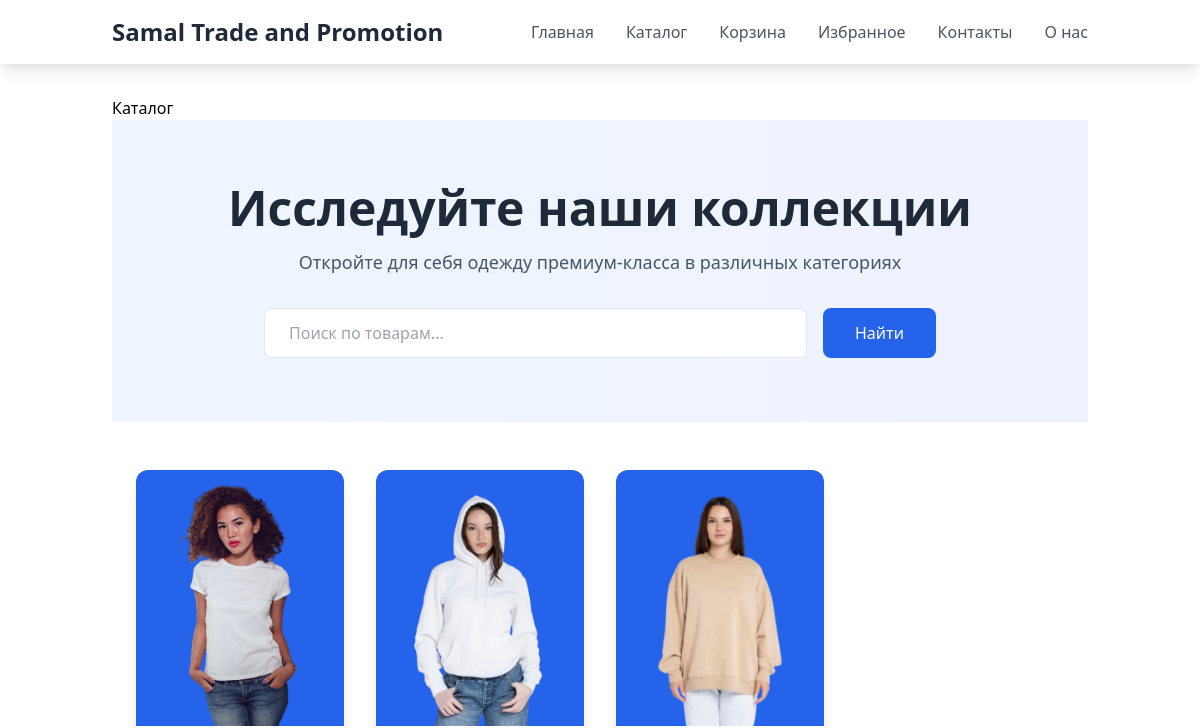
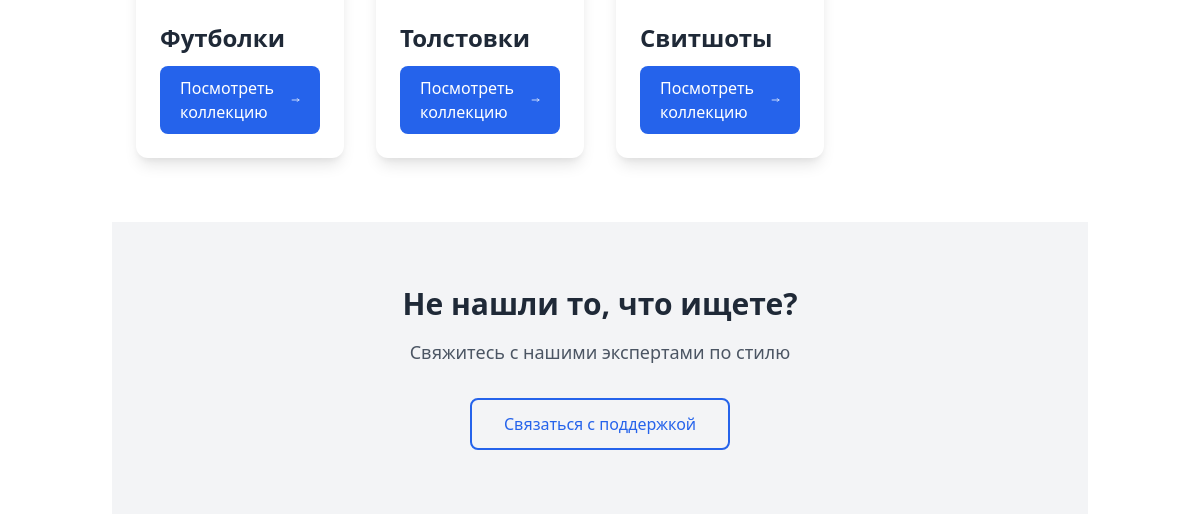
Page /category/ (upper part) on the earlier database version (2 pictures, top to bottom).
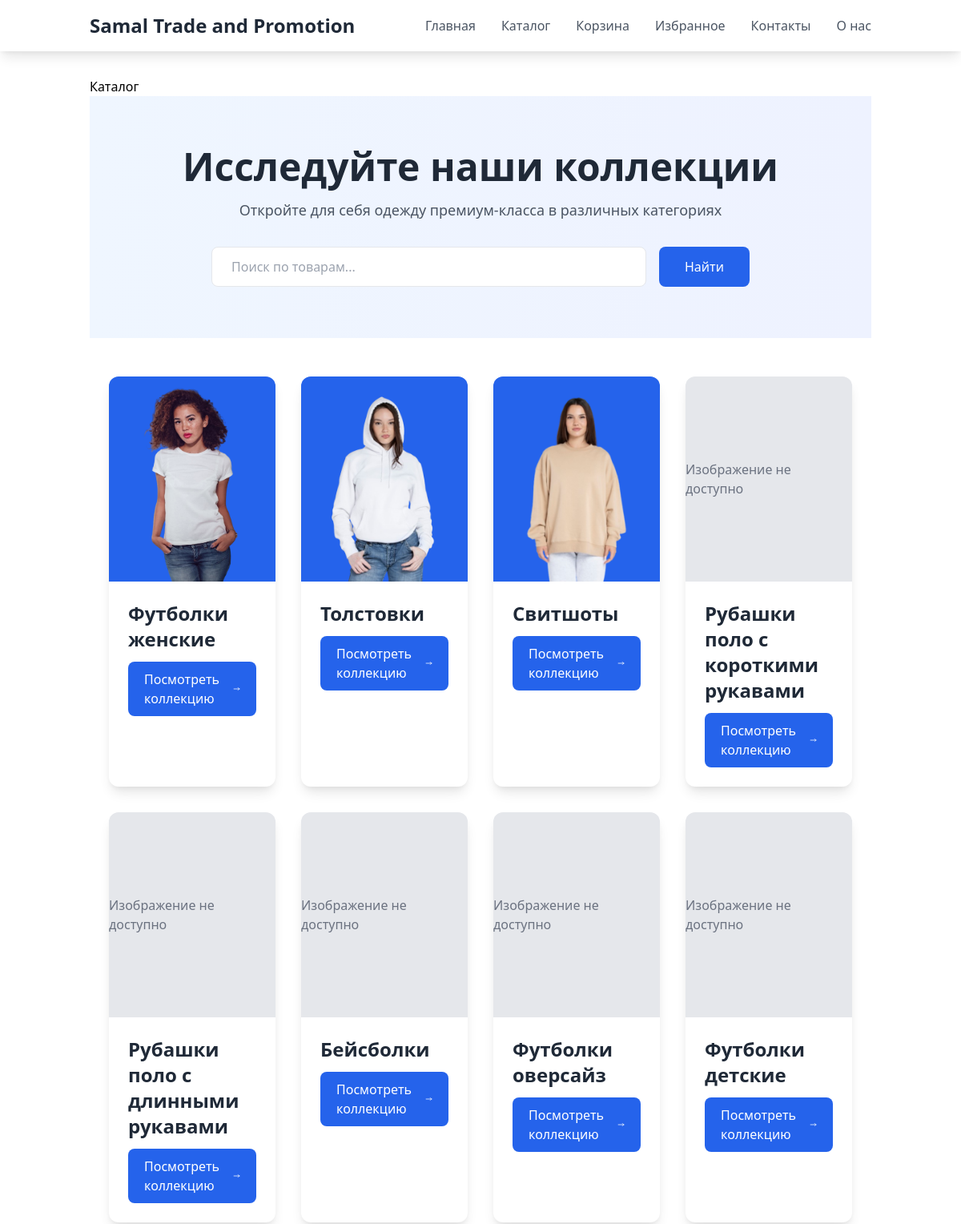
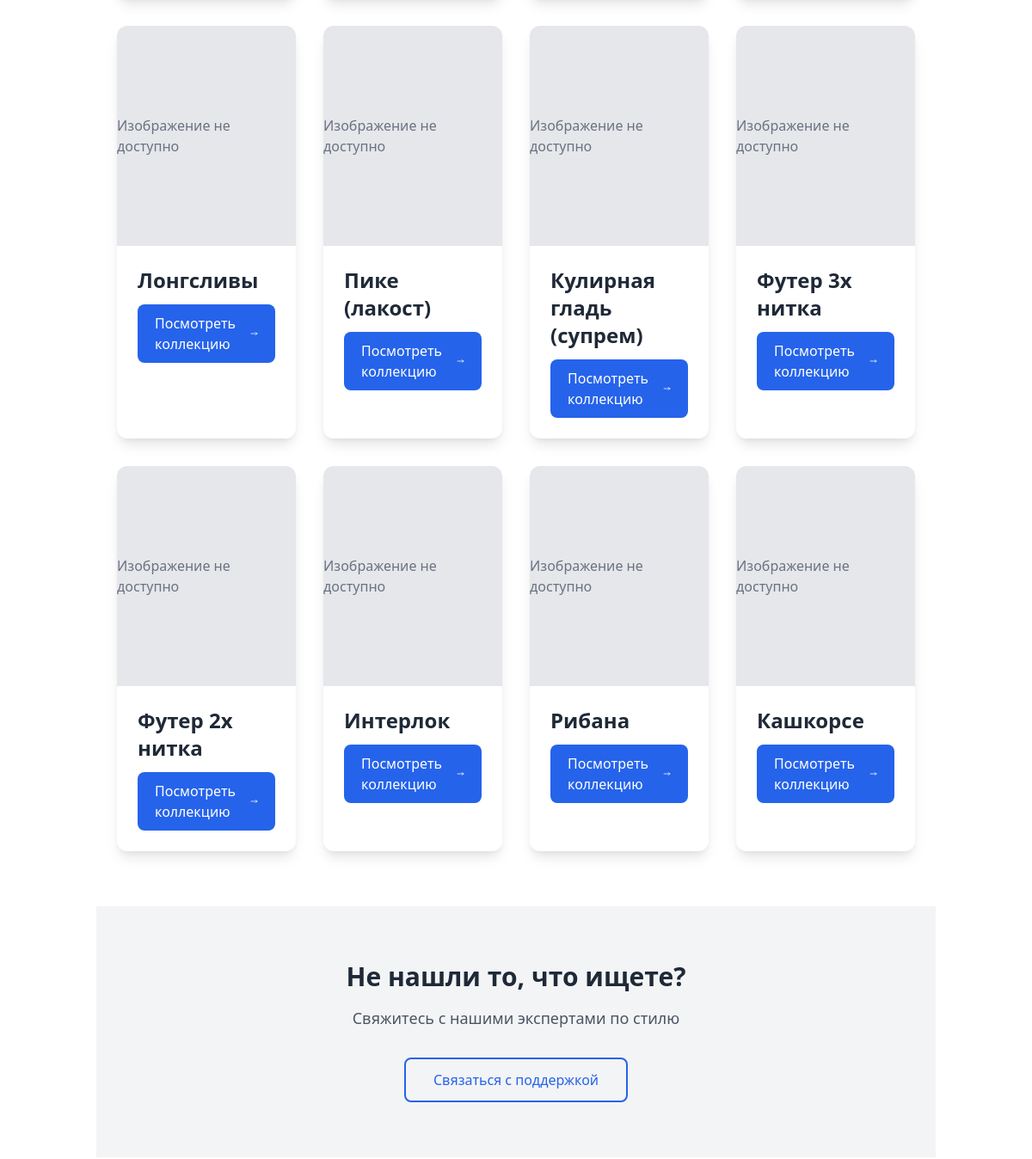
Same page on the later database version (2 pictures, top to bottom).
### samal/models.py (models this page shows, shortened)
class Category(models.Model):
    name = models.CharField(max_length=255, verbose_name='Название')
    slug = models.SlugField(max_length=255, unique=True, verbose_name='URL')
    image = models.ImageField(upload_to='category_images/', blank=True, null=True, verbose_name='Изображение')
    class Meta:
        verbose_name = 'Категория'
        verbose_name_plural = 'Категории'

### samal/views.py (the view)
# urls.py: path('category/', category, name='category'),
def category(request):
    categories = get_list_or_404(Category)
    context = {'categories': categories}
    return render(request, 'samal/category.html', context)

### templates/samal/category.html (shortened to what this page needs)
{% extends 'base.html' %}
{% block content %}
    {% block title %}Каталог{% endblock %}
    <section class="bg-gradient-to-r from-blue-50 to-indigo-50 py-16 mb-12">
        <div class="container mx-auto px-6 text-center">
            <h1 class="text-4xl md:text-5xl font-bold text-gray-800 mb-4 animate-slide-in">
                Исследуйте наши коллекции
            </h1>
            <p class="text-lg text-gray-600 max-w-2xl mx-auto mb-8">
                Откройте для себя одежду премиум-класса в различных категориях
            </p>
            <form method="GET" action="{% url 'search' %}" class="max-w-2xl mx-auto">
                <div class="flex flex-col sm:flex-row gap-4 justify-center">
                    <input type="text"
                           name="q"
                           placeholder="Поиск по товарам..."
                           class="flex-1 px-6 py-3 rounded-lg border border-gray-200 focus:outline-none focus:ring-2 focus:ring-blue-500 focus:border-transparent transition-all"
                           value="{{ request.GET.q }}">
                    <button type="submit"
                            class="px-8 py-3 bg-blue-600 text-white rounded-lg hover:bg-blue-700 transition-colors duration-300">
                        Найти
                    </button>
                </div>
            </form>
        </div>
    </section>
    <div class="container mx-auto px-6 mb-16">
        <div class="grid grid-cols-1 sm:grid-cols-2 lg:grid-cols-4 gap-8">
            {% for category in categories %}
            <div class="group relative bg-white rounded-xl overflow-hidden shadow-lg hover:shadow-2xl transition-all duration-300">
                <div class="relative h-64 overflow-hidden bg-blue-600">
                    {% if category.image %}
                        <img src="{{ category.image.url }}"
                             alt="{{ category.name }}"
                             class="w-full h-full object-cover transform group-hover:scale-105 transition duration-300">
                    {% else %}
                        <div class="w-full h-full flex items-center justify-center bg-gray-200">
                            <span class="text-gray-500">Изображение не доступно</span>
                        </div>
                    {% endif %}
                </div>
                <div class="p-6">
                    <h2 class="text-2xl font-semibold text-gray-800 mb-3">{{ category.name }}</h2>
                    <div class="flex justify-between items-center">
                        <a href="{{ category.slug }}" class="inline-flex items-center px-5 py-2.5 bg-blue-600 text-white rounded-lg hover:bg-blue-700 transition duration-300 group">
                            Посмотреть коллекцию
                            <svg class="w-4 h-4 ml-2 transform group-hover:translate-x-1 transition-transform"
                                 fill="none"
                                 stroke="currentColor"
                                 viewBox="0 0 24 24">
                                <path stroke-linecap="round"
                                      stroke-linejoin="round"
                                      stroke-width="2"
                                      d="M17 8l4 4m0 0l-4 4m4-4H3"/>
                            </svg>
                        </a>
                    </div>
                </div>
            </div>
            {% endfor %}
        </div>
    </div>
    <section class="bg-gray-100 py-16">
        <div class="container mx-auto px-6 text-center">
            <h2 class="text-3xl font-bold text-gray-800 mb-4">Не нашли то, что ищете?</h2>
            <p class="text-lg text-gray-600 mb-8">Cвяжитесь с нашими экспертами по стилю</p>
            <div class="flex justify-center gap-4">
                <a href="{% url 'contact' %}" class="px-8 py-3 border-2 border-blue-600 text-blue-600 rounded-lg hover:bg-blue-600 hover:text-white transition duration-500">
                    Связаться с поддержкой
                </a>
            </div>
        </div>
    </section>
{% endblock %}

### templates/base.html (shortened to what this page needs)
<!DOCTYPE html>
<html lang="ru">
<head>
  <link href="https://cdn.jsdelivr.net/npm/tailwindcss@2.2.19/dist/tailwind.min.css" rel="stylesheet">
  <link rel="stylesheet" href="https://unpkg.com/boxicons@2.1.4/css/boxicons.min.css">
  <link rel="stylesheet" type="text/css" href="https://cdn.jsdelivr.net/npm/toastify-js/src/toastify.min.css">
</head>
<body class="font-sans antialiased">
  <header class="bg-white shadow-lg fixed w-full z-10">
    <nav class="container mx-auto px-6 py-4 flex items-center justify-between">
      <a href="{% url 'home' %}" class="text-xl sm:text-2xl font-bold text-gray-800 hover:text-gray-600 hover-transition">
        Samal Trade and Promotion
      </a>
      <div class="hidden md:flex space-x-8">
        <a href="{% url 'home' %}" class="text-gray-600 hover:text-gray-900 hover-transition">Главная</a>
        <a href="{% url 'category' %}" class="text-gray-600 hover:text-gray-900 hover-transition">Каталог</a>
        <a href="{% url 'cart_detail' %}" class="text-gray-600 hover:text-gray-900 hover-transition">Корзина</a>
        <a href="{% url 'liked_products' %}" class="text-gray-600 hover:text-gray-900 hover-transition">Избранное</a>
        <a href="{% url 'contact' %}" class="text-gray-600 hover:text-gray-900 hover-transition">Контакты</a>
        <a href="{% url 'about' %}" class="text-gray-600 hover:text-gray-900 hover-transition">О нас</a>
      </div>
    </nav>
  </header>
  <main class="container mx-auto px-6 pt-24 pb-16">
    {% block content %}{% endblock %}
  </main>
</body>
</html>

### templates/base.html (style rules this page uses)
body { @apply bg-gray-100; }
.hover-transition { @apply transition-colors duration-300; }

Differences in the rows shown:
changed Category: name "Футболки" → "Футболки женские"
added Category: image "Изображение не доступно", name "Рубашки поло с короткими рукавами"
added Category: image "Изображение не доступно", name "Рубашки поло с длинными рукавами"
added Category: image "Изображение не доступно", name "Бейсболки"
added Category: image "Изображение не доступно", name "Футболки оверсайз"
added Category: image "Изображение не доступно", name "Футболки детские"
added Category: image "Изображение не доступно", name "Лонгсливы"
added Category: image "Изображение не доступно", name "Пике (лакост)"
added Category: image "Изображение не доступно", name "Кулирная гладь (супрем)"
added Category: image "Изображение не доступно", name "Футер 3х нитка"
added Category: image "Изображение не доступно", name "Футер 2х нитка"
added Category: image "Изображение не доступно", name "Интерлок"
added Category: image "Изображение не доступно", name "Рибана"
added Category: image "Изображение не доступно", name "Кашкорсе"
